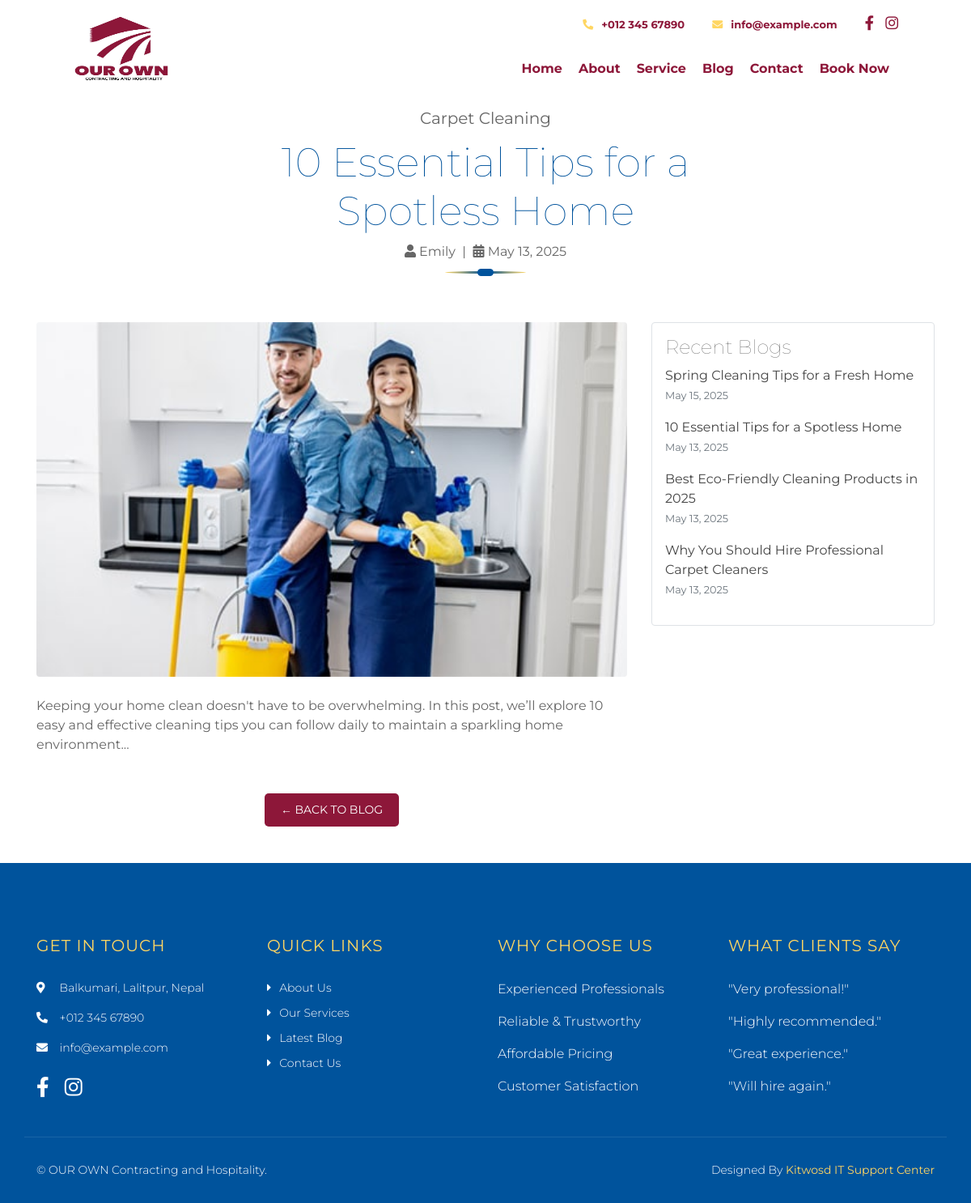
Page /blog/essential-tips-spotless-home/ on the committed database.
### core/models.py (models this page shows, shortened)
class OrganizationInfo(models.Model):
    name = models.CharField(max_length=255, default="Our Company")
    logo = models.ImageField(upload_to='organization_logos/', null=True, blank=True)
    address = models.TextField()
    phone1 = models.CharField("Phone 1", max_length=20)
    phone2 = models.CharField("Phone 2", max_length=20, blank=True, null=True)
    email1 = models.EmailField("Email 1")
    email2 = models.EmailField("Email 2", blank=True, null=True)
    facebook = models.URLField(blank=True, null=True)
    twitter = models.URLField(blank=True, null=True)
    instagram = models.URLField(blank=True, null=True)
    linkedin = models.URLField(blank=True, null=True)

class BlogPost(models.Model):
    title = models.CharField(max_length=255)
    category = models.CharField(max_length=100, blank=True)
    author = models.CharField(max_length=100, blank=True)
    slug = models.SlugField(unique=True)
    content = models.TextField()
    image = models.ImageField(upload_to='blog/')
    publish_date = models.DateField(auto_now_add=True)

### core/views.py (the view)
# urls.py: path('blog/<slug:slug>/', views.blog_detail, name='blog_detail'),
def blog_detail(request, slug):
    blog = get_object_or_404(BlogPost, slug=slug)
    recent_blogs = BlogPost.objects.order_by('-publish_date')[:5]
    return render(request, 'core/blog_detail.html', {
        'blog': blog,
        'recent_blogs': recent_blogs,
    })

### core/context_processors.py (called while the page is built)
def organization_info(request):
    org = OrganizationInfo.objects.first()
    return {
        'org': org
    }

### core/templates/core/blog_detail.html
{% extends 'base.html' %}
{% block content %}
<div class="blog-detail">
    <div class="container">
        <div class="section-header text-center">
            <p>{{ blog.category }}</p>
            <h2>{{ blog.title }}</h2>
            <div class="meta">
                <i class="fa fa-user"></i> {{ blog.author }} &nbsp;|&nbsp;
                <i class="fa fa-calendar-alt"></i> {{ blog.publish_date|date:"F j, Y" }}
            </div>
        </div>
        <div class="row mt-4">
            <div class="col-lg-8">
                <div class="blog-img text-center mb-4">
                    <img src="{{ blog.image.url }}" alt="{{ blog.title }}" class="img-fluid rounded" style="width: 100%; height: auto; max-height: 500px; object-fit: cover;">
                </div>
                <div class="blog-content">
                    <p>{{ blog.content|linebreaks }}</p>
                </div>
                <div class="back-btn text-center mt-5">
                    <a href="{% url 'blog' %}" class="btn btn-red">← Back to Blog</a>
                </div>
            </div>
            <div class="col-lg-4">
                <div class="recent-blogs p-3 border rounded">
                    <h4>Recent Blogs</h4>
                    <ul class="list-unstyled">
                        {% for recent_blog in recent_blogs %}
                        <li class="mb-3">
                            <a href="{% url 'blog_detail' recent_blog.slug %}" class="text-decoration-none">
                                {{ recent_blog.title }}
                            </a>
                            <br>
                            <small class="text-muted">{{ recent_blog.publish_date|date:"M j, Y" }}</small>
                        </li>
                        {% empty %}
                        <li>No recent blogs found.</li>
                        {% endfor %}
                    </ul>
                </div>
            </div>
        </div>
    </div>
</div>
{% endblock %}

### core/templates/base.html (shortened to what this page needs)
{% load static %}
<!DOCTYPE html>
<html lang="en">
<head>
    <link href="https://cdn.jsdelivr.net/npm/bootstrap@5.3.2/dist/css/bootstrap.min.css" rel="stylesheet">
    <link href="https://cdn.jsdelivr.net/npm/bootstrap-icons@1.10.5/font/bootstrap-icons.css" rel="stylesheet">
    <link href="https://stackpath.bootstrapcdn.com/bootstrap/4.4.1/css/bootstrap.min.css" rel="stylesheet">
    <link href="https://cdnjs.cloudflare.com/ajax/libs/font-awesome/5.10.0/css/all.min.css" rel="stylesheet">
    <link href="{% static 'lib/owlcarousel/assets/owl.carousel.min.css' %}" rel="stylesheet">
    <link href="{% static 'lib/lightbox/css/lightbox.min.css' %}" rel="stylesheet">
    <link href="{% static 'css/style.css' %}" rel="stylesheet">
</head>
<body>
    <div class="wrapper">
        <div class="header w-100">
            <div class="container-fluid">
                <div class="header-top row align-items-center">
                    <div class="col-lg-3">
                        <div class="brand">
                            <a href="{% url 'home' %}">
                                <img src="{% if org and org.logo %}{{ org.logo.url }}{% else %}{% static 'img/logo.jpg' %}{% endif %}" alt="{{ org.name|default:'OUR OWN Contracting and Hospitality' }}" class="img-fluid">
                            </a>
                        </div>
                    </div>
                    <div class="col-lg-9">
                        <div class="topbar">
                            <div class="topbar-col">
                                {% if org and org.phone1 %}
                                    <a href="tel:{{ org.phone1 }}"><i class="fa fa-phone-alt"></i><strong>{{ org.phone1 }}</strong></a>
                                {% else %}
                                    <a href="tel:+01234567890"><i class="fa fa-phone-alt"></i><strong>+012 345 67890</strong></a>
                                {% endif %}
                            </div>
                            <div class="topbar-col">
                                {% if org and org.email1 %}
                                    <a href="mailto:{{ org.email1 }}"><i class="fa fa-envelope"></i><strong>{{ org.email1 }}</strong></a>
                                {% else %}
                                    <a href="mailto:info@example.com"><i class="fa fa-envelope"></i><strong>info@example.com</strong></a>
                                {% endif %}
                            </div>
                            <div class="topbar-col">
                                <div class="topbar-social">
                                    {% if org and org.facebook %}
                                        <a href="{{ org.facebook }}"><i class="fab fa-facebook-f"></i></a>
                                    {% endif %}
                                    {% if org and org.instagram %}
                                        <a href="{{ org.instagram }}"><i class="fab fa-instagram"></i></a>
                                    {% endif %}
                                </div>
                            </div>
                        </div>
                        <div class="navbar navbar-expand-lg bg-light navbar-light">
                            <div class="collapse navbar-collapse justify-content-between" id="navbarCollapse">
                                <div class="navbar-nav ml-auto">
                                    <a href="{% url 'home' %}" class="nav-item nav-link"><strong>Home</strong></a>
                                    <a href="{% url 'about' %}" class="nav-item nav-link"><strong>About</strong></a>
                                    <a href="{% url 'services' %}" class="nav-item nav-link"><strong>Service</strong></a>
                                    <a href="{% url 'blog' %}" class="nav-item nav-link"><strong>Blog</strong></a>
                                    <a href="{% url 'contact' %}" class="nav-item nav-link"><strong>Contact</strong></a>
                                    <a href="{% url 'book_now' %}" class="nav-item nav-link"><strong>Book Now</strong></a>
                                </div>
                            </div>
                        </div>
                    </div>
                </div>
            </div>
        </div>
        {% block content %}{% endblock %}
        <div class="footer">
            <div class="container">
                <div class="row">
                    <div class="col-md-6 col-lg-3">
                        <div class="footer-contact">
                            <h2>Get In Touch</h2>
                            <p><i class="fa fa-map-marker-alt"></i> {{ org.address|default:"123 Street, New York, USA" }}</p>
                            <p><i class="fa fa-phone-alt"></i> {{ org.phone1|default:"+012 345 67890" }}</p>
                            <p><i class="fa fa-envelope"></i> {{ org.email1|default:"info@example.com" }}</p>
                            <div class="footer-social">
                                {% if org and org.facebook %}
                                    <a href="{{ org.facebook }}"><i class="fab fa-facebook-f"></i></a>
                                {% endif %}
                                {% if org and org.instagram %}
                                    <a href="{{ org.instagram }}"><i class="fab fa-instagram"></i></a>
                                {% endif %}
                            </div>
                        </div>
                    </div>
                    <div class="col-md-6 col-lg-3">
                        <div class="footer-link">
                            <h2>Quick Links</h2>
                            <a href="{% url 'about' %}">About Us</a>
                            <a href="{% url 'services' %}">Our Services</a>
                            <a href="{% url 'blog' %}">Latest Blog</a>
                            <a href="{% url 'contact' %}">Contact Us</a>
                        </div>
                    </div>
                    <div class="col-md-6 col-lg-3">
                        <div class="footer-link">
                            <h2>Why Choose Us</h2>
                            <p>Experienced Professionals</p>
                            <p>Reliable &amp; Trustworthy</p>
                            <p>Affordable Pricing</p>
                            <p>Customer Satisfaction</p>
                        </div>
                    </div>
                    <div class="col-md-6 col-lg-3">
                        <div class="footer-link">
                            <h2>What Clients Say</h2>
                            <p>"Very professional!"</p>
                            <p>"Highly recommended."</p>
                            <p>"Great experience."</p>
                            <p>"Will hire again."</p>
                        </div>
                    </div>
                </div>
            </div>
            <div class="container copyright">
                <div class="row">
                    <div class="col-md-6">
                        <p>&copy; {{ org.name|default:"OUR OWN Contracting and Hospitality" }}.</p>
                    </div>
                    <div class="col-md-6">
                        <p>Designed By <a href="https://www.kitwosd.com/">Kitwosd IT Support Center</a></p>
                    </div>
                </div>
            </div>
        </div>
    </div>
</body>
</html>

### core/static/css/style.css (style rules this page uses)
body { color: #666666; background: #ffffff; font-family: 'Montserrat', sans-serif; font-weight: 400; }
h1, h2, h3, h4, h5, h6 { font-weight: 100; }
a { color: #454545; transition: .3s; }
.wrapper { width: 100%; margin: 0; background: #ffffff; }
.header { position: relative; width: 100%; padding: 15px 0 0 0; background: #ffffff; }
@media (min-width: 992px) { .header .row { padding: 0 60px; } }
.header .header-top { padding-bottom: 15px; border-bottom: 1px solid rgba(255, 255, 255, .1); }
.header .brand { position: relative; }
.header .brand a { color: #ffffff; font-size: 60px; font-weight: 100; }
.header .brand img { width: 100%; max-width: 150px; height: 100%; max-height: 100px; }
.header .topbar { position: relative; text-align: right; }
.header .topbar .topbar-col { display: inline-block; padding: 0 15px; margin-bottom: 15px; }
.header .topbar-col a { color: #8d1739; font-size: 13px; }
.header .topbar-col a i { margin-right: 10px; color: #FFD662; }
.header .topbar-social { position: relative; }
.header .topbar-social a { display: inline-block; }
.header .topbar-social a i { margin-right: 10px; font-size: 18px; color: #8d1739; }
.header .topbar-social a:last-child i { margin: 0; }
@media (min-width: 992px) { .header .navbar { background: transparent !important; } }
@media (min-width: 992px) { .header .navbar-light a.nav-link, .header .navbar-light .show > .nav-link { position: relative; padding: 8px 10px; color: #8d1739; font-size: 16px; z-index: 1; } }
.section-header { position: relative; width: 100%; max-width: 550px; text-align: center; margin: 0 auto; margin-bottom: 60px; padding-bottom: 15px; }
.section-header::before { position: absolute; content: ""; width: 100px; height: 3px; left: calc(50% - 50px); bottom: 0; background: linear-gradient(to left, #FFD662, #00539C, #FFD662); border-radius: 100%; }
.section-header::after { position: absolute; content: ""; width: 20px; height: 9px; left: calc(50% - 10px); bottom: -3px; background: #00539C; border-radius: 5px; }
.section-header p { margin-bottom: 10px; font-size: 20px; }
.section-header h2 { color: #00539C; font-size: 50px; font-weight: 100; }
.footer { position: relative; margin-top: 45px; padding-top: 90px; background: #00539C; color: #ffffff; font-weight: 300; }
.footer .footer-contact, .footer .footer-link, .footer .footer-form { position: relative; margin-bottom: 45px; }
.footer .footer-contact h2, .footer .footer-link h2, .footer .footer-form h2 { position: relative; margin-bottom: 30px; font-size: 20px; font-weight: 400; color: #FFD662; text-transform: uppercase; letter-spacing: 1px; }
.footer .footer-contact p { font-size: 14px; }
.footer .footer-contact p i { width: 25px; }
.footer .footer-social { position: relative; margin-top: 25px; }
.footer .footer-social a { display: inline-block; }
.footer .footer-social a i { margin-right: 15px; font-size: 25px; color: #ffffff; }
.footer .footer-social a:last-child i { margin: 0; }
.footer .footer-link a { display: block; margin-bottom: 10px; font-size: 14px; color: #ffffff; }
.footer .footer-link a::before { position: relative; content: "\f0da"; font-family: "Font Awesome 5 Free"; font-weight: 900; margin-right: 10px; }
.footer .copyright { padding: 30px 15px; border-top: 1px solid rgba(255, 255, 255, .1); }
.footer .copyright p { margin: 0; font-size: 14px; }
.footer .copyright .col-md-6:last-child p { text-align: right; }
.footer .copyright p a { color: #FFD662; font-weight: 400; }
.btn-red { background: #8d1739; color: #fff; border: none; border-radius: 5px; padding: 10px 20px; font-size: 14px; text-transform: uppercase; transition: 0.3s; }

### rows in the picture
OrganizationInfo: logo (picture), phone1 "+012 345 67890", email1 "info@example.com", address "Balkumari, Lalitpur, Nepal", name "OUR OWN Contracting and Hospitality"
BlogPost: category "Carpet Cleaning", title "10 Essential Tips for a Spotless Home", author "Emily", publish_date "May 13, 2025", image (picture), content "Keeping your home clean doesn't have to be overwhelming. In this post, we’ll explore 10 easy and effective cleaning tips you can follow daily to maintain a sparkling home environment..."
BlogPost: title "Spring Cleaning Tips for a Fresh Home", publish_date "May 15, 2025"
BlogPost: title "Best Eco-Friendly Cleaning Products in 2025", publish_date "May 13, 2025"
BlogPost: title "Why You Should Hire Professional Carpet Cleaners", publish_date "May 13, 2025"
